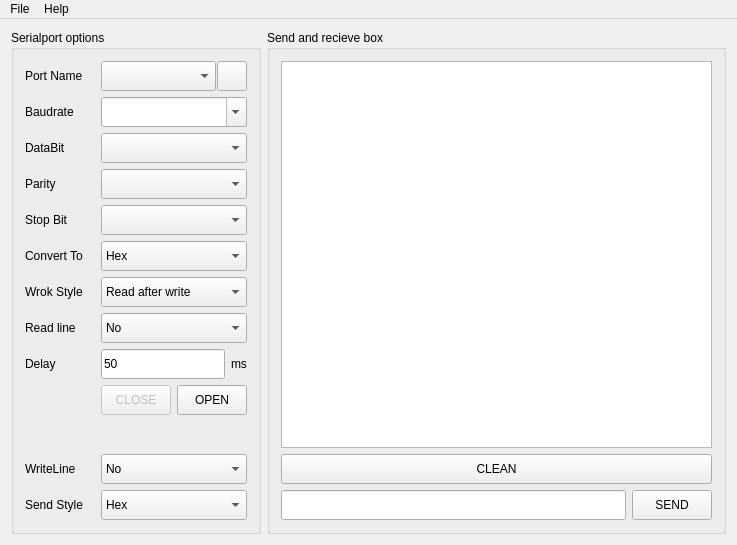
<?xml version="1.0" encoding="UTF-8"?>
<ui version="4.0">
 <class>MainWindow</class>
 <widget class="QMainWindow" name="MainWindow">
  <property name="geometry">
   <rect>
    <x>0</x>
    <y>0</y>
    <width>737</width>
    <height>545</height>
   </rect>
  </property>
  <property name="windowTitle">
   <string>Serialport Manager</string>
  </property>
  <property name="windowIcon">
   <iconset resource="images.qrc">
    <normaloff>:/serialport.png</normaloff>:/serialport.png</iconset>
  </property>
  <widget class="QWidget" name="centralWidget">
   <layout class="QHBoxLayout" name="horizontalLayout_5">
    <item>
     <widget class="QGroupBox" name="groupBox">
      <property name="maximumSize">
       <size>
        <width>250</width>
        <height>16777215</height>
       </size>
      </property>
      <property name="title">
       <string>Serialport options</string>
      </property>
      <layout class="QVBoxLayout" name="verticalLayout">
       <item>
        <layout class="QFormLayout" name="formLayout">
         <property name="sizeConstraint">
          <enum>QLayout::SetMinimumSize</enum>
         </property>
         <item row="0" column="0">
          <widget class="QLabel" name="label">
           <property name="minimumSize">
            <size>
             <width>70</width>
             <height>30</height>
            </size>
           </property>
           <property name="maximumSize">
            <size>
             <width>60</width>
             <height>30</height>
            </size>
           </property>
           <property name="text">
            <string>Port Name</string>
           </property>
          </widget>
         </item>
         <item row="0" column="1">
          <layout class="QHBoxLayout" name="horizontalLayout_2">
           <property name="spacing">
            <number>1</number>
           </property>
           <item>
            <widget class="QComboBox" name="comPortList">
             <property name="minimumSize">
              <size>
               <width>0</width>
               <height>30</height>
              </size>
             </property>
             <property name="maximumSize">
              <size>
               <width>16777215</width>
               <height>30</height>
              </size>
             </property>
            </widget>
           </item>
           <item>
            <widget class="QPushButton" name="btnRefreshPortList">
             <property name="maximumSize">
              <size>
               <width>30</width>
               <height>30</height>
              </size>
             </property>
             <property name="text">
              <string/>
             </property>
            </widget>
           </item>
          </layout>
         </item>
         <item row="1" column="0">
          <widget class="QLabel" name="label_2">
           <property name="minimumSize">
            <size>
             <width>70</width>
             <height>30</height>
            </size>
           </property>
           <property name="maximumSize">
            <size>
             <width>60</width>
             <height>30</height>
            </size>
           </property>
           <property name="text">
            <string>Baudrate</string>
           </property>
          </widget>
         </item>
         <item row="1" column="1">
          <widget class="QComboBox" name="comBaudrate">
           <property name="minimumSize">
            <size>
             <width>120</width>
             <height>30</height>
            </size>
           </property>
           <property name="maximumSize">
            <size>
             <width>16777215</width>
             <height>30</height>
            </size>
           </property>
           <property name="editable">
            <bool>true</bool>
           </property>
           <property name="maxVisibleItems">
            <number>3</number>
           </property>
          </widget>
         </item>
         <item row="2" column="0">
          <widget class="QLabel" name="label_3">
           <property name="minimumSize">
            <size>
             <width>70</width>
             <height>30</height>
            </size>
           </property>
           <property name="maximumSize">
            <size>
             <width>60</width>
             <height>30</height>
            </size>
           </property>
           <property name="text">
            <string>DataBit</string>
           </property>
          </widget>
         </item>
         <item row="2" column="1">
          <widget class="QComboBox" name="comDataBit">
           <property name="minimumSize">
            <size>
             <width>120</width>
             <height>30</height>
            </size>
           </property>
           <property name="maximumSize">
            <size>
             <width>16777215</width>
             <height>30</height>
            </size>
           </property>
           <property name="maxVisibleItems">
            <number>3</number>
           </property>
          </widget>
         </item>
         <item row="3" column="0">
          <widget class="QLabel" name="label_4">
           <property name="minimumSize">
            <size>
             <width>70</width>
             <height>30</height>
            </size>
           </property>
           <property name="maximumSize">
            <size>
             <width>60</width>
             <height>30</height>
            </size>
           </property>
           <property name="text">
            <string>Parity</string>
           </property>
          </widget>
         </item>
         <item row="3" column="1">
          <widget class="QComboBox" name="comParity">
           <property name="minimumSize">
            <size>
             <width>120</width>
             <height>30</height>
            </size>
           </property>
           <property name="maximumSize">
            <size>
             <width>16777215</width>
             <height>30</height>
            </size>
           </property>
           <property name="maxVisibleItems">
            <number>3</number>
           </property>
          </widget>
         </item>
         <item row="4" column="0">
          <widget class="QLabel" name="label_7">
           <property name="minimumSize">
            <size>
             <width>70</width>
             <height>30</height>
            </size>
           </property>
           <property name="maximumSize">
            <size>
             <width>16777215</width>
             <height>30</height>
            </size>
           </property>
           <property name="text">
            <string>Stop Bit</string>
           </property>
          </widget>
         </item>
         <item row="4" column="1">
          <widget class="QComboBox" name="comStopBit">
           <property name="minimumSize">
            <size>
             <width>0</width>
             <height>30</height>
            </size>
           </property>
           <property name="maximumSize">
            <size>
             <width>16777215</width>
             <height>30</height>
            </size>
           </property>
          </widget>
         </item>
         <item row="5" column="0">
          <widget class="QLabel" name="label_5">
           <property name="minimumSize">
            <size>
             <width>70</width>
             <height>30</height>
            </size>
           </property>
           <property name="maximumSize">
            <size>
             <width>60</width>
             <height>30</height>
            </size>
           </property>
           <property name="text">
            <string>Convert To</string>
           </property>
          </widget>
         </item>
         <item row="5" column="1">
          <widget class="QComboBox" name="comConvertTo">
           <property name="minimumSize">
            <size>
             <width>0</width>
             <height>30</height>
            </size>
           </property>
           <property name="maximumSize">
            <size>
             <width>16777215</width>
             <height>30</height>
            </size>
           </property>
           <item>
            <property name="text">
             <string>Hex</string>
            </property>
           </item>
           <item>
            <property name="text">
             <string>Decimal</string>
            </property>
           </item>
           <item>
            <property name="text">
             <string>String</string>
            </property>
           </item>
          </widget>
         </item>
         <item row="6" column="0">
          <widget class="QLabel" name="label_9">
           <property name="minimumSize">
            <size>
             <width>70</width>
             <height>30</height>
            </size>
           </property>
           <property name="maximumSize">
            <size>
             <width>16777215</width>
             <height>30</height>
            </size>
           </property>
           <property name="text">
            <string>Wrok Style </string>
           </property>
          </widget>
         </item>
         <item row="6" column="1">
          <widget class="QComboBox" name="comWorkStyle">
           <property name="minimumSize">
            <size>
             <width>0</width>
             <height>30</height>
            </size>
           </property>
           <property name="maximumSize">
            <size>
             <width>16777215</width>
             <height>30</height>
            </size>
           </property>
           <item>
            <property name="text">
             <string>Read after write</string>
            </property>
           </item>
           <item>
            <property name="text">
             <string>Always read</string>
            </property>
           </item>
          </widget>
         </item>
         <item row="7" column="0">
          <widget class="QLabel" name="label_8">
           <property name="minimumSize">
            <size>
             <width>0</width>
             <height>30</height>
            </size>
           </property>
           <property name="maximumSize">
            <size>
             <width>16777215</width>
             <height>30</height>
            </size>
           </property>
           <property name="text">
            <string>Read line</string>
           </property>
          </widget>
         </item>
         <item row="7" column="1">
          <widget class="QComboBox" name="comReadStyle">
           <property name="minimumSize">
            <size>
             <width>0</width>
             <height>30</height>
            </size>
           </property>
           <property name="maximumSize">
            <size>
             <width>16777215</width>
             <height>30</height>
            </size>
           </property>
           <item>
            <property name="text">
             <string>No</string>
            </property>
           </item>
           <item>
            <property name="text">
             <string>Yes</string>
            </property>
           </item>
          </widget>
         </item>
         <item row="8" column="0">
          <widget class="QLabel" name="label_10">
           <property name="minimumSize">
            <size>
             <width>70</width>
             <height>30</height>
            </size>
           </property>
           <property name="maximumSize">
            <size>
             <width>16777215</width>
             <height>30</height>
            </size>
           </property>
           <property name="text">
            <string>Delay</string>
           </property>
          </widget>
         </item>
         <item row="8" column="1">
          <layout class="QHBoxLayout" name="horizontalLayout">
           <item>
            <widget class="QLineEdit" name="leDelay">
             <property name="minimumSize">
              <size>
               <width>0</width>
               <height>30</height>
              </size>
             </property>
             <property name="maximumSize">
              <size>
               <width>16777215</width>
               <height>30</height>
              </size>
             </property>
             <property name="text">
              <string>50</string>
             </property>
            </widget>
           </item>
           <item>
            <widget class="QLabel" name="label_11">
             <property name="minimumSize">
              <size>
               <width>0</width>
               <height>30</height>
              </size>
             </property>
             <property name="maximumSize">
              <size>
               <width>16777215</width>
               <height>30</height>
              </size>
             </property>
             <property name="text">
              <string>ms</string>
             </property>
            </widget>
           </item>
          </layout>
         </item>
         <item row="9" column="1">
          <layout class="QHBoxLayout" name="horizontalLayout_6">
           <item>
            <widget class="QPushButton" name="btnClosePort">
             <property name="enabled">
              <bool>false</bool>
             </property>
             <property name="minimumSize">
              <size>
               <width>0</width>
               <height>30</height>
              </size>
             </property>
             <property name="maximumSize">
              <size>
               <width>16777215</width>
               <height>30</height>
              </size>
             </property>
             <property name="text">
              <string>CLOSE</string>
             </property>
            </widget>
           </item>
           <item>
            <widget class="QPushButton" name="btnOpenPort">
             <property name="minimumSize">
              <size>
               <width>0</width>
               <height>30</height>
              </size>
             </property>
             <property name="maximumSize">
              <size>
               <width>16777215</width>
               <height>30</height>
              </size>
             </property>
             <property name="text">
              <string>OPEN</string>
             </property>
            </widget>
           </item>
          </layout>
         </item>
        </layout>
       </item>
       <item>
        <spacer name="verticalSpacer">
         <property name="orientation">
          <enum>Qt::Vertical</enum>
         </property>
         <property name="sizeHint" stdset="0">
          <size>
           <width>20</width>
           <height>40</height>
          </size>
         </property>
        </spacer>
       </item>
       <item>
        <layout class="QFormLayout" name="formLayout_2">
         <item row="2" column="1">
          <widget class="QComboBox" name="comSendSort">
           <property name="minimumSize">
            <size>
             <width>120</width>
             <height>30</height>
            </size>
           </property>
           <property name="maximumSize">
            <size>
             <width>16777215</width>
             <height>30</height>
            </size>
           </property>
           <property name="maxVisibleItems">
            <number>3</number>
           </property>
           <item>
            <property name="text">
             <string>Hex</string>
            </property>
           </item>
           <item>
            <property name="text">
             <string>Decimal</string>
            </property>
           </item>
           <item>
            <property name="text">
             <string>String</string>
            </property>
           </item>
          </widget>
         </item>
         <item row="2" column="0">
          <widget class="QLabel" name="label_6">
           <property name="minimumSize">
            <size>
             <width>70</width>
             <height>30</height>
            </size>
           </property>
           <property name="maximumSize">
            <size>
             <width>60</width>
             <height>30</height>
            </size>
           </property>
           <property name="text">
            <string>Send Style </string>
           </property>
          </widget>
         </item>
         <item row="1" column="0">
          <widget class="QLabel" name="label_12">
           <property name="minimumSize">
            <size>
             <width>0</width>
             <height>30</height>
            </size>
           </property>
           <property name="maximumSize">
            <size>
             <width>16777215</width>
             <height>30</height>
            </size>
           </property>
           <property name="text">
            <string>WriteLine</string>
           </property>
          </widget>
         </item>
         <item row="1" column="1">
          <widget class="QComboBox" name="comWriteLine">
           <property name="minimumSize">
            <size>
             <width>0</width>
             <height>30</height>
            </size>
           </property>
           <property name="maximumSize">
            <size>
             <width>16777215</width>
             <height>30</height>
            </size>
           </property>
           <item>
            <property name="text">
             <string>No</string>
            </property>
           </item>
           <item>
            <property name="text">
             <string>Yes</string>
            </property>
           </item>
          </widget>
         </item>
        </layout>
       </item>
      </layout>
     </widget>
    </item>
    <item>
     <widget class="QGroupBox" name="groupBox_2">
      <property name="title">
       <string>Send and recieve box</string>
      </property>
      <layout class="QVBoxLayout" name="verticalLayout_4">
       <item>
        <layout class="QVBoxLayout" name="verticalLayout_2">
         <item>
          <layout class="QVBoxLayout" name="verticalLayout_3">
           <item>
            <widget class="QTextEdit" name="txtEditRecv"/>
           </item>
           <item>
            <widget class="QPushButton" name="btnCleanRecieve">
             <property name="minimumSize">
              <size>
               <width>0</width>
               <height>30</height>
              </size>
             </property>
             <property name="maximumSize">
              <size>
               <width>16777215</width>
               <height>30</height>
              </size>
             </property>
             <property name="text">
              <string>CLEAN</string>
             </property>
            </widget>
           </item>
           <item>
            <layout class="QHBoxLayout" name="horizontalLayout_4">
             <item>
              <widget class="QLineEdit" name="lineEditSend">
               <property name="minimumSize">
                <size>
                 <width>0</width>
                 <height>30</height>
                </size>
               </property>
               <property name="maximumSize">
                <size>
                 <width>16777215</width>
                 <height>30</height>
                </size>
               </property>
               <property name="text">
                <string/>
               </property>
              </widget>
             </item>
             <item>
              <widget class="QPushButton" name="btnSendPacket">
               <property name="minimumSize">
                <size>
                 <width>0</width>
                 <height>30</height>
                </size>
               </property>
               <property name="maximumSize">
                <size>
                 <width>16777215</width>
                 <height>30</height>
                </size>
               </property>
               <property name="text">
                <string>SEND</string>
               </property>
              </widget>
             </item>
            </layout>
           </item>
          </layout>
         </item>
        </layout>
       </item>
      </layout>
     </widget>
    </item>
   </layout>
  </widget>
  <widget class="QMenuBar" name="menuBar">
   <property name="geometry">
    <rect>
     <x>0</x>
     <y>0</y>
     <width>737</width>
     <height>25</height>
    </rect>
   </property>
   <widget class="QMenu" name="menuFile">
    <property name="title">
     <string>File</string>
    </property>
    <addaction name="actionLoad"/>
    <addaction name="actionExit_2"/>
   </widget>
   <widget class="QMenu" name="menuHelp">
    <property name="title">
     <string>Help</string>
    </property>
    <addaction name="actionWhat_is_this"/>
    <addaction name="actionabout_us"/>
    <addaction name="actioncontact"/>
   </widget>
   <addaction name="menuFile"/>
   <addaction name="menuHelp"/>
  </widget>
  <action name="actionExit">
   <property name="text">
    <string>Exit</string>
   </property>
  </action>
  <action name="actionWhat_is_this">
   <property name="text">
    <string>What is this</string>
   </property>
  </action>
  <action name="actionabout_us">
   <property name="text">
    <string>about us</string>
   </property>
  </action>
  <action name="actioncontact">
   <property name="text">
    <string>contact</string>
   </property>
  </action>
  <action name="actionLoad">
   <property name="text">
    <string>Load Setting</string>
   </property>
   <property name="iconText">
    <string>Load Setting</string>
   </property>
  </action>
  <action name="actionExit_2">
   <property name="text">
    <string>Exit</string>
   </property>
  </action>
 </widget>
 <layoutdefault spacing="6" margin="11"/>
 <resources>
  <include location="images.qrc"/>
 </resources>
 <connections/>
</ui>
